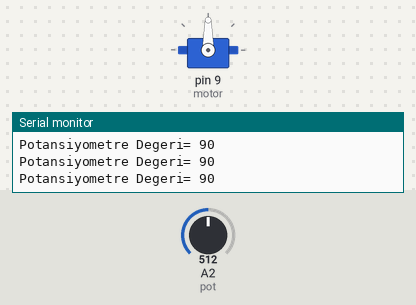
The sketch below on a simulated Arduino Uno, built with avr-gcc and run on an emulated ATmega328P. On the bench: servo, the last lines printed to the serial monitor. The test bench sets the inputs (shaded band); at power-on: A2 (pot) = 512.

Above: at 1.2 s.
1.3 s: A2 (pot) set to 559
At 1.7 s:
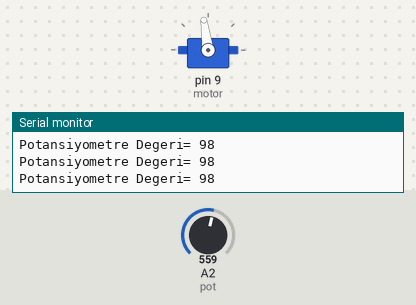
4.3 s: A2 (pot) set to 587
At 5.1 s:
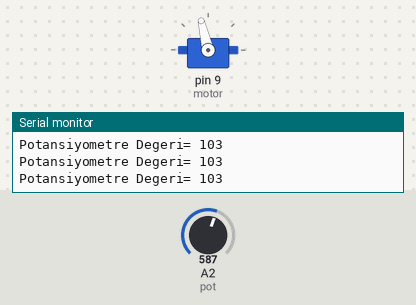
5.8 s: A2 (pot) set to 306
At 6.3 s:
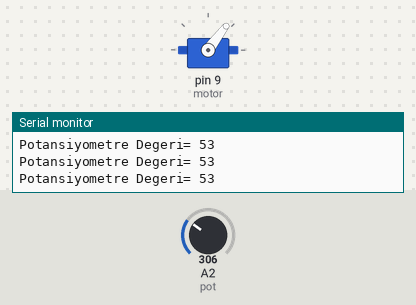
7.3 s: A2 (pot) set to 122
At 8.0 s:
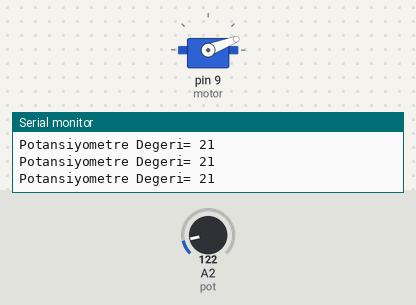
8.8 s: A2 (pot) set to 716
At 9.7 s:
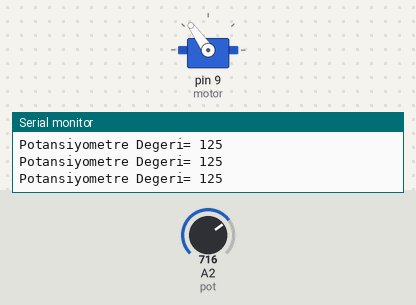
10.3 s: A2 (pot) set to 0
At 10.9 s:
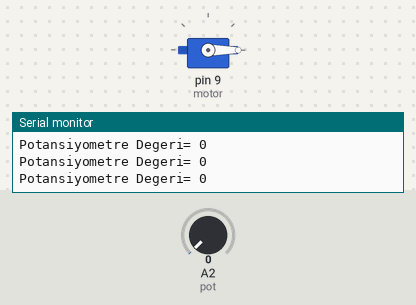
Timing chart, 0 to 12.8 s (numbered marks = the images above; inputs shaded):
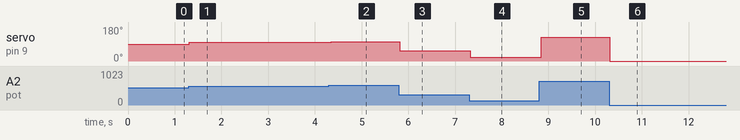

Measured:
- after the input at 1.3 s, servo on pin 9 (motor): 90° → 98° at once
- after the input at 4.3 s, servo on pin 9 (motor): 98° → 103° after 0.05 s
- after the input at 5.8 s, servo on pin 9 (motor): 103° → 53° at once
- after the input at 7.3 s, servo on pin 9 (motor): 53° → 21° at once
- after the input at 8.8 s, servo on pin 9 (motor): 21° → 125° after 0.05 s
- after the input at 10.3 s, servo on pin 9 (motor): 125° → 0° at once

The sketch:

Servo.ino
```cpp
#include "Servo.h"
Servo motor;
#define pot A2
int potan = 0, potanx = 0;

void setup()
{
  motor.attach(9);
  Serial.begin(9600);
}

void loop()
{
  potan = analogRead(pot);
  potanx = map(potan, 0, 1023, 0, 180);
  Serial.print("Potansiyometre Degeri= ");
  Serial.println(potanx);
  motor.write(potanx);
  delay(50);
}
```
